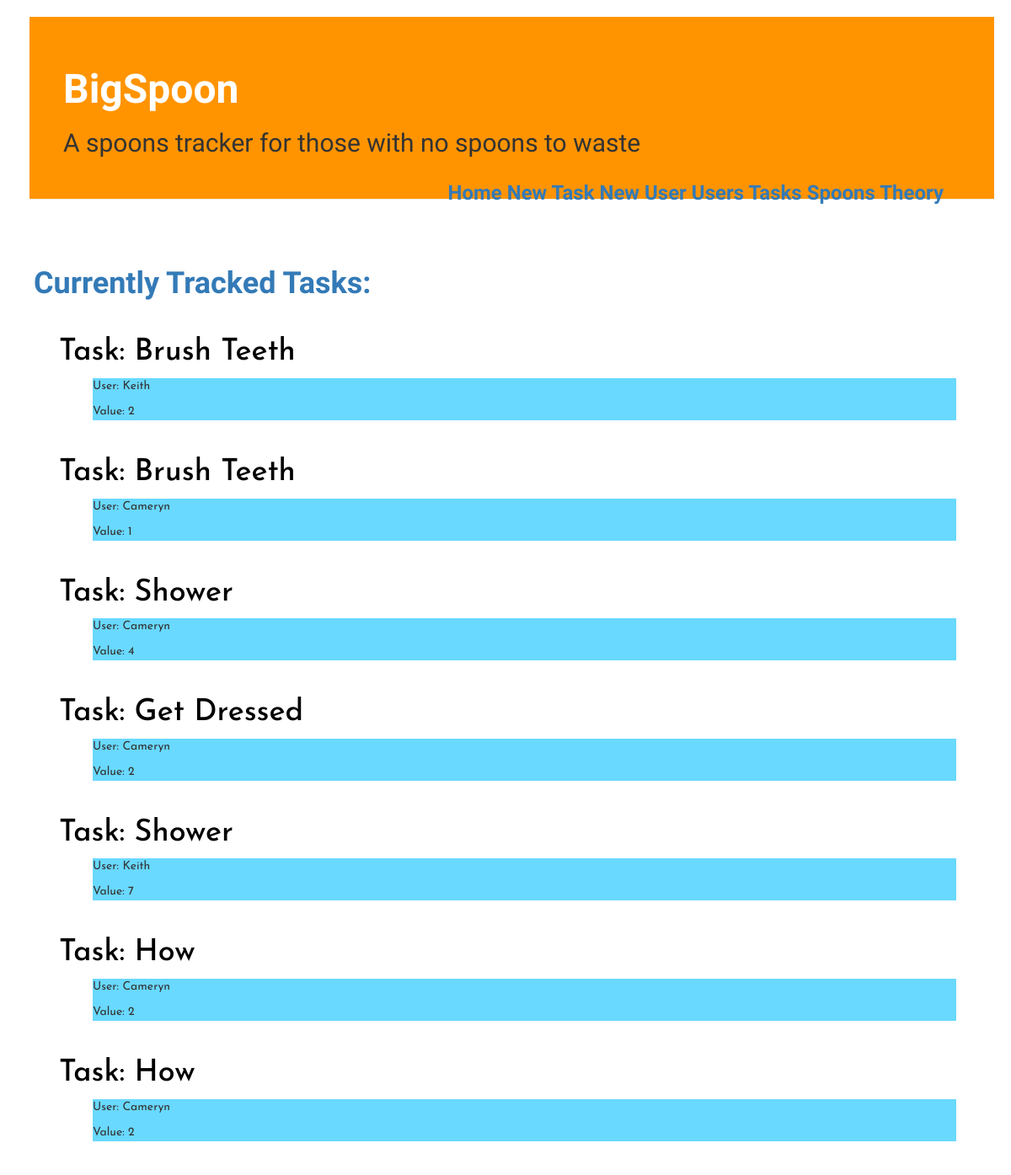
/task_list (signed in), run on the app's committed database.
### spoons/models.py (models this page shows, shortened)
class SpoonTask(models.Model):
    task_key = models.AutoField(primary_key=True)
    task_user = models.ForeignKey('auth.User')
    task = models.CharField(max_length=20,
    )
    value = models.PositiveIntegerField()

### spoons/views.py (the view)
# urls.py: url(r'^task_list', views.task_list, name='tasks'),
def task_list(request):
    tasks = SpoonTask.objects.all() # NOTE: Make User Dynamic
    return render(request, 'spoons/task_list.html', {'tasks': tasks})

### spoons/templates/spoons/task_list.html
{% extends 'spoons/base.html' %}
{% block content %}
  <a href="{% url 'task_new' %}" class ""
    <div>
      <h1 class="list-title"><strong>Currently Tracked Tasks:</strong></h1>
      {% for task in tasks %}
        <div class="task">
          <h1><a href="{% url 'task_detail' pk=task.task_key%}">Task: {{task.task}}</a></h1>
          <div class="info">
            <p>User: {{task.task_user}}</p>
            <p>Value: {{task.value}}</p>
          </div>
        </div>
      {% endfor %}
    </div>
{% endblock %}

### spoons/static/css/styles.css (style rules this page uses)
h1 a { color: #FCA205; font-family: 'Amatic SC'; font-style: normal; }
body { padding-left: 15px; }
.list-title { font-weight: bold; padding: 40px 40px 0px 40px; }
.info { margin-left: 40px; margin-right: 40px; background-color: #69D9FF; font-family: 'Josefin Sans'; }
h1, h2, h3, h4 { font-family: 'Amatic SC', cursive; }
.user, .task { margin: 40px 40px 40px 70px; }
.user h1 a, .user h1 a:visited, .task h1 a, .task h1 a:visited { color: #000000; font-family: 'Josefin Sans'; }

### data on the page
SpoonTask: task "Brush Teeth", task_user "Keith", value "2"
SpoonTask: task "Brush Teeth", task_user "Cameryn", value "1"
SpoonTask: task "Shower", task_user "Cameryn", value "4"
SpoonTask: task "Get Dressed", task_user "Cameryn", value "2"
SpoonTask: task "Shower", task_user "Keith", value "7"
SpoonTask: task "How", task_user "Cameryn", value "2"
SpoonTask: task "How", task_user "Cameryn", value "2"
